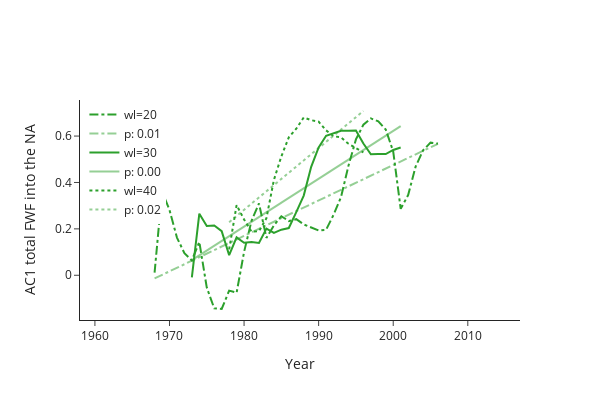

Write notebook code for a chart like this one.
### Code cell
wl_list=[20, 30, 40]
window_step=1
nb_surrogates=10000

fig= go.Figure()
for wl in wl_list:
    time_windows, center_points = sw.get_centered_sliding_windows(wl, window_step, t_len=len(years_1958_2016))
    AC_totalFWF_wl = ind.regular_autocorrelation(total_freshwater, time_windows, lag=1, detrend=True)
    slopeAC_FWF_wl, interceptAC_FWF_wl = np.polyfit(np.arange(len(AC_totalFWF_wl)), AC_totalFWF_wl, 1)
    pvalAC_FWF_wl, _ = sgtest.p_value_from_fourier(AC_totalFWF_wl, nb_surrogates, slopeAC_FWF_wl)

    fig.add_trace(go.Scatter(x=years_1958_2016+wl//2, y=AC_totalFWF_wl, mode='lines', name=f'wl={wl}', line=dict(color='#2CA02C', dash='dashdot' if wl==20 else 'solid' if wl==30 else 'dot')))
    fig.add_trace(go.Scatter(x=years_1958_2016+wl//2, y=slopeAC_FWF_wl * np.arange(len(AC_totalFWF_wl)) + interceptAC_FWF_wl, mode='lines', name=f'p: {pvalAC_FWF_wl:.2f}', line=dict(color="#2CA02C", dash='dashdot' if wl==20 else 'solid' if wl==30 else 'dot'), opacity=0.5))


fig.update_layout(xaxis_range = [1958, 2017], width=600,height=400, xaxis_title='Year', yaxis_title='AC1 total FWF into the NA', legend=dict(x=0.01, y=1), template='simple_white')
